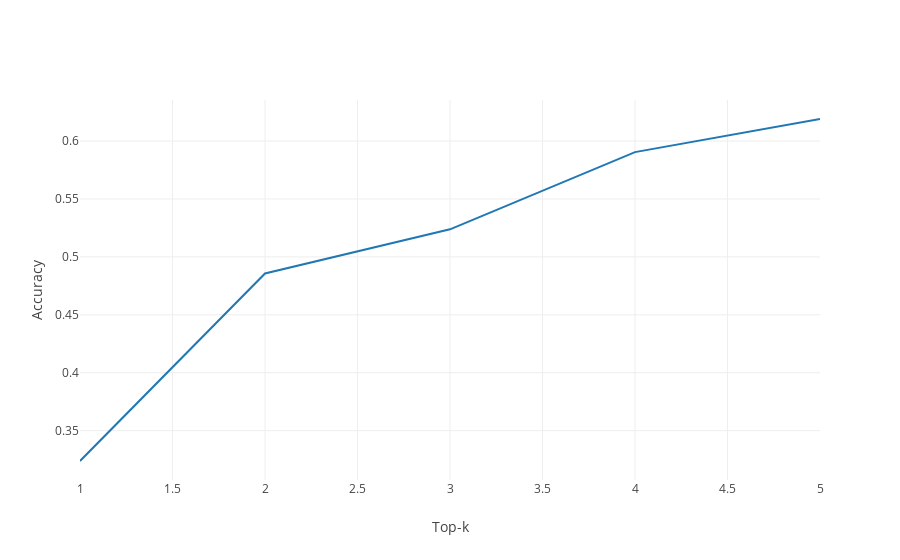

The notebook cell this image was saved under:
### Code cell
cnn_evaluator.plot_top_k_accuracy()

### Figure 1 — Plotly figure (JSON) as saved in the notebook; plotly's stock layout.template omitted (floating-point values rounded to 4 significant figures)
{"data": [{"mode": "lines", "name": "all", "type": "scatter", "uid": "f1198dee-38a4-4159-9b1b-f9873a6e6399", "x": [1, 2, 3, 4, 5], "y": [0.3238, 0.4857, 0.5238, 0.5905, 0.619]}], "layout": {"xaxis": {"title": {"text": "Top-k"}}, "yaxis": {"title": {"text": "Accuracy"}}}}
